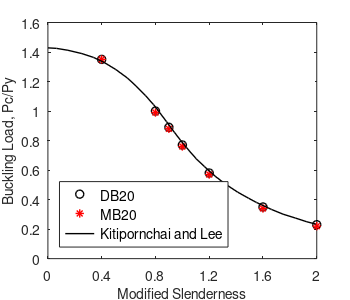

Write the MATLAB code that produced this figure.
%% plot Pc/PY vs Lambda
hfig=figure;
SLChan = csvread('SLChan.csv');
Kitipornchai = csvread('KitipornchaiElas.csv');
x=      [0.4  0.8  0.9  1.0  1.2  1.6  2.0];
y=     [1.35 1.00 0.89 0.77 0.58 0.35 0.23];
ymixed=[1.35 0.99 0.88 0.76 0.57 0.34 0.22];
plot(x,y,'ko','LineWidth',1)
hold on
plot(x,ymixed,'r*','LineWidth',1)
%plot(SLChan(:,1),SLChan(:,2))
plot(Kitipornchai(:,1),Kitipornchai(:,2),'k-','LineWidth',1)
xlim([0 2.0])
ylim([0 1.6])
set(gca,'YTick',(0:0.2:1.6))
set(gca,'XTick',(0:0.4:2.0))
set(gca,'FontSize',10)
xlabel('Modified Slenderness','FontSize',10) 
ylabel('Buckling Load, Pc/Py','FontSize',10)
legend({'DB20','MB20','Kitipornchai and Lee'},'FontSize',10)
legend('Location','southwest')

% save figure
figWidth=3.5;
figHeight=3;
set(hfig,'PaperUnits','inches');
set(hfig,'PaperPosition',[0 0 figWidth figHeight]);
fileout=('test1.');
print(hfig,[fileout,'tif'],'-r800','-dtiff');